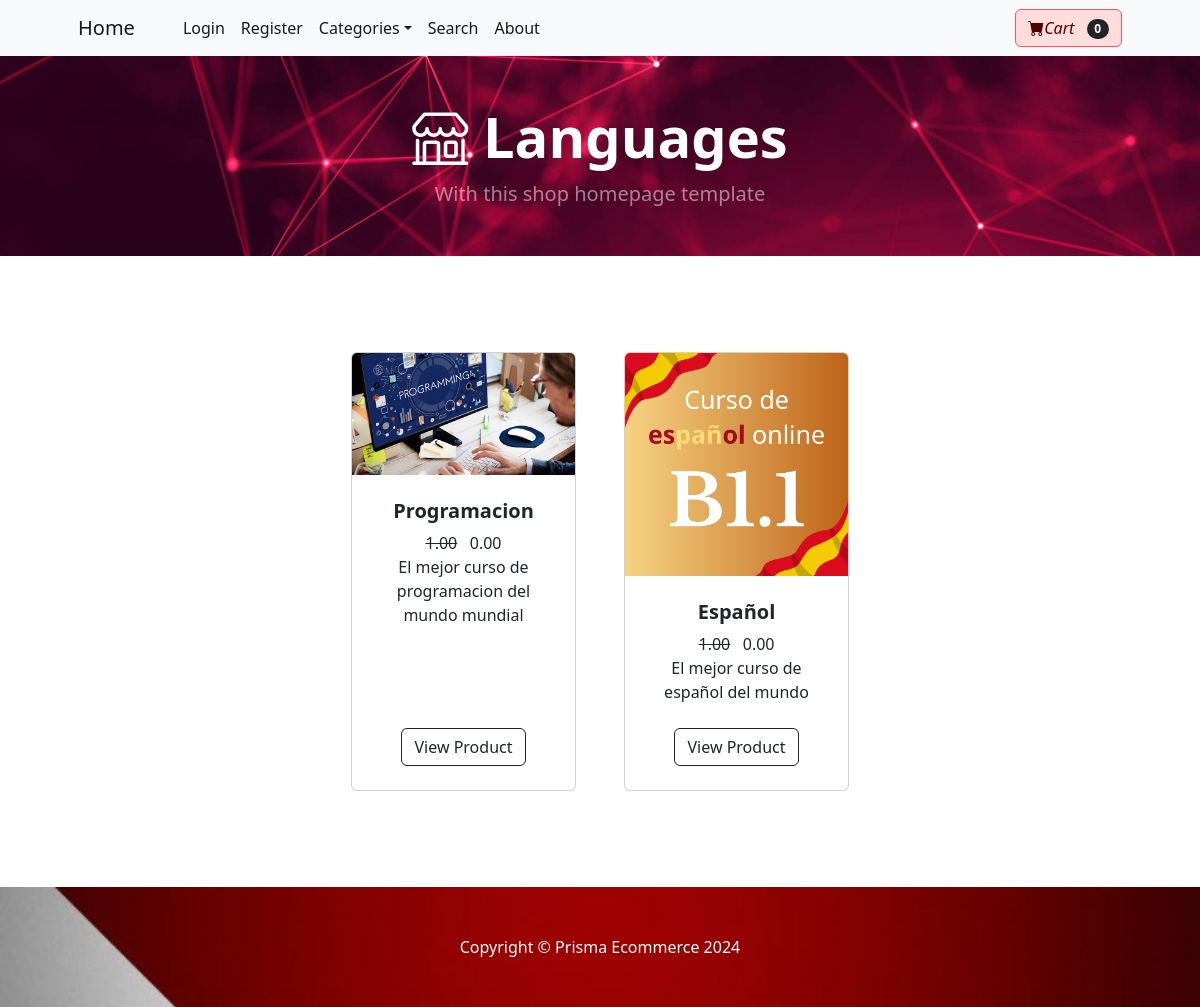
The app's page /category/Languages, older data.
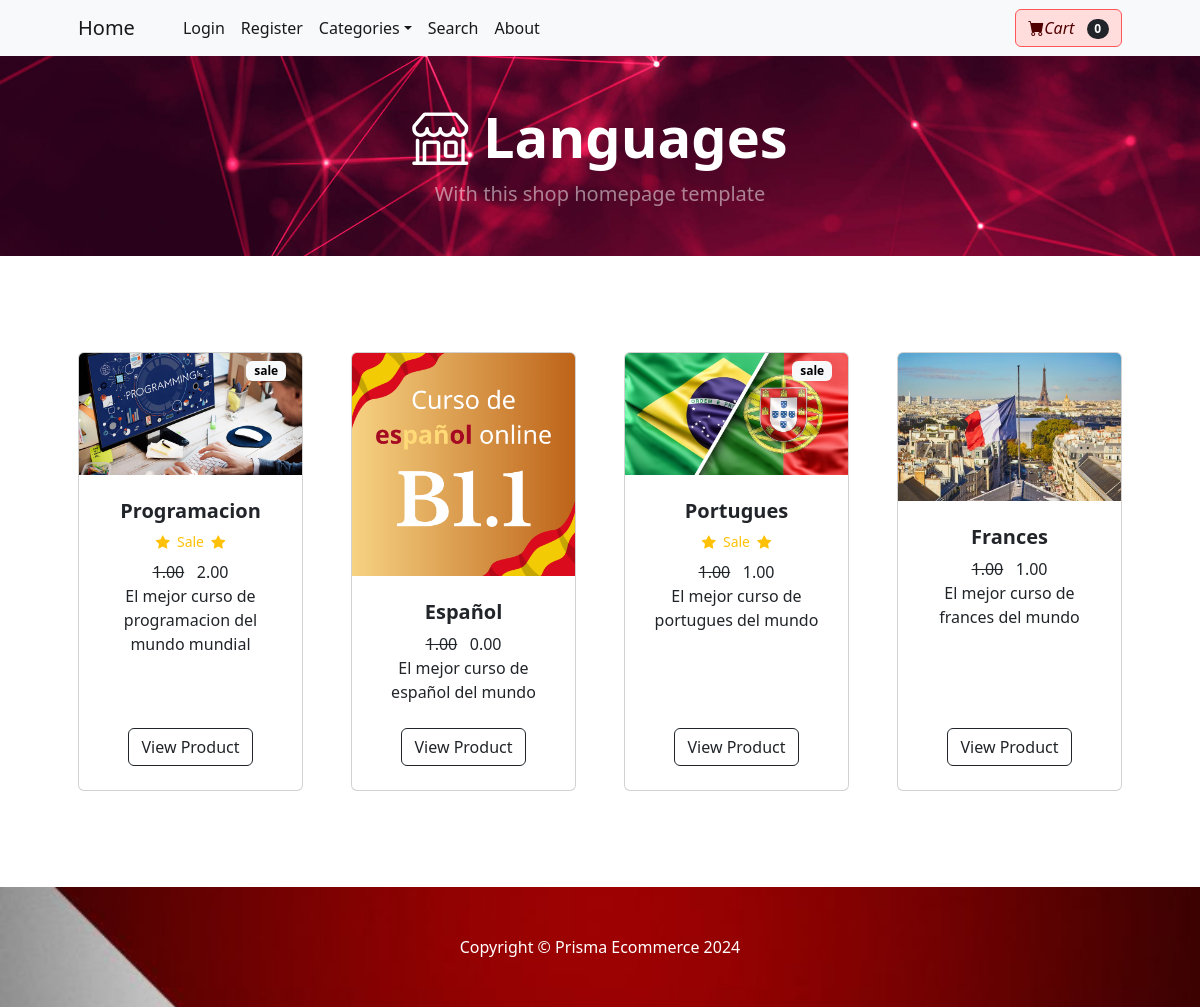
The same page, newer data.
### store/models.py (models this page shows, shortened)
class Product(models.Model):
    name = models.CharField(max_length=100)
    user = models.ForeignKey(User, on_delete=models.CASCADE)
    price = models.DecimalField(default=0, decimal_places=2, max_digits=6)
    category = models.ForeignKey(Category, on_delete=models.CASCADE, default=1)
    description = models.CharField(max_length=250, default='', blank=True, null=True)
    image = models.ImageField(upload_to='uploads/product')
    is_sale = models.BooleanField(default=False)
    sale_price = models.DecimalField(default=0, decimal_places=2, max_digits=6)
    pay_method = models.CharField(max_length=250, null=True)
    video = models.FileField(upload_to="video", null=True)
    created_day = models.DateTimeField(default=timezone.now)

### store/views.py (the view)
# urls.py: path('category/<str:foo>', views.category, name='category'),
def category(request,foo):
    foo = foo.replace('-', '')
    try:
        category = Category.objects.get(name=foo)
        products = Product.objects.filter(category=category)
        return render(request, 'category.html', {'products': products, 'category':category})
    except:
        messages.success(request, ("That category Doest exist"))
        return redirect('index')

### cart/cart.py (called while the page is built)
    def __len__(self):
        return len(self.cart)

### cart/context_processors.py (called while the page is built)
def cart(request):
    return {'cart': Cart(request)}

### store/models.py (called while the page is built)
    def __str__(self):
        return self.name

### store/templates/category.html (shortened to what this page needs)
{% extends 'base.html' %}
{% block content %}
        <header style="background: url('/static/assets/rojo.jpg') center/cover no-repeat; min-height: 200px;" class="d-flex justify-content-center align-items-center">
            <div class="text-center text-white">
                <h1 class="display-4 fw-bolder"><i class="bi bi-shop"></i>  {{ category }}</h1>
                <p class="lead fw-normal text-white-50 mb-0">With this shop homepage template</p>
            </div>
          </header>
        <section class="py-5">
            <div class="container px-4 px-lg-5 mt-5">
                <div class="row gx-4 gx-lg-5 row-cols-2 row-cols-md-3 row-cols-xl-4 justify-content-center">
                    {% for product in products %}
                        {% if product.is_sale %}
                            <div class="col mb-5">
                                <div class="card h-100">
                                    <div class="badge bg-light text-black position-absolute" style="top: 0.5rem; right: 1rem;">
                                        sale
                                    </div>
                                    <img class="card-img-top" src="{{ product.image.url }}" alt="..." />
                                    <div class="card-body p-4">
                                        <div class="text-center">
                                            <h5 class="fw-bolder">{{ product.name }}</h5>
                                            <div class="d-flex justify-content-center small text-warning mb-2">
                                                <div class="bi-star-fill"></div>
                                                &nbsp;&nbsp;Sale&nbsp;&nbsp;
                                                <div class="bi-star-fill"></div>
                                            </div>
                                            <strike>{{ product.price }}</strike>
                                            {{ product.sale_price }}
                                            <br/>
                                            {{ product.description }}
                                        </div>
                                    </div>
                                    <div class="card-footer p-4 pt-0 border-top-0 bg-transparent">
                                        <div class="text-center"><a class="btn btn-outline-dark mt-auto" href="{% url 'product' product.id %}">View Product</a></div>
                                    </div>
                                </div>
                            </div>
                        {% else %}
                        <div class="col mb-5">
                            <div class="card h-100">
                                <img class="card-img-top" src="{{ product.image.url }}" alt="..." />
                                <div class="card-body p-4">
                                    <div class="text-center">
                                        <h5 class="fw-bolder">{{ product.name }}</h5>
                                        <strike>{{ product.price }}</strike>
                                        {{ product.sale_price }}
                                        <br/>
                                        {{ product.description }}
                                    </div>
                                </div>
                                <div class="card-footer p-4 pt-0 border-top-0 bg-transparent">
                                    <div class="text-center"><a class="btn btn-outline-dark mt-auto" href="{% url 'product' product.id %}">View Product</a></div>
                                </div>
                            </div>
                        </div>
                        {% endif %}
                    {% endfor %}
                </div>
            </div>
        </section>
{% endblock %}

Row changes from the older to the newer data that the page shows:
changed Product "Programacion": is_sale False → True (drawn); image: picture added; image: picture removed; sale_price "0.00" → "2.00"
added Product: image (picture), name "Portugues", price "1.00", sale_price "1.00", description "El mejor curso de portugues del mundo"
added Product: image (picture), name "Frances", price "1.00", sale_price "1.00", description "El mejor curso de frances del mundo"
